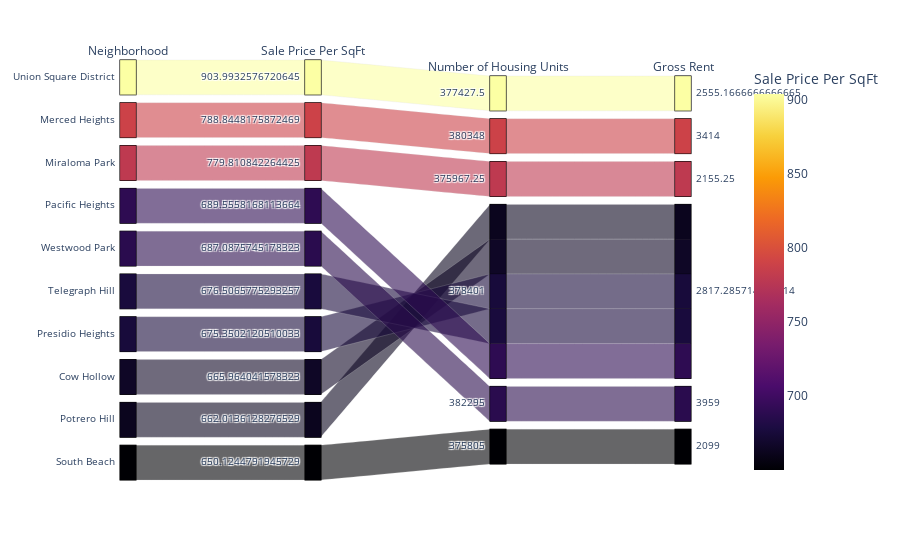

Notebook code cell kept with this figure:
### Code cell
# Parallel Categories Plot
# YOUR CODE HERE!
parallel_categories = px.parallel_categories(
sfo_average_by_neighborhood_descending[:10].reset_index(),
dimensions=["neighborhood", "sale_price_sqr_foot", "housing_units", "gross_rent"],
color="sale_price_sqr_foot",
color_continuous_scale=px.colors.sequential.Inferno,
labels={
    "neighborhood": "Neighborhood",
    "sale_price_sqr_foot": "Sale Price Per SqFt",
    "housing_units": "Number of Housing Units",
    "gross_rent": "Gross Rent",
},
)
parallel_categories

### Figure 1 — Plotly figure (JSON) as saved in the notebook; plotly's stock layout.template omitted (floating-point values rounded to 4 significant figures)
{"data": [{"dimensions": [{"label": "Neighborhood", "values": ["Union Square District", "Merced Heights", "Miraloma Park", "Pacific Heights", "Westwood Park", "Telegraph Hill", "Presidio Heights", "Cow Hollow", "Potrero Hill", "South Beach"]}, {"label": "Sale Price Per SqFt", "values": [904.0, 788.8, 779.8, 689.6, 687.1, 676.5, 675.4, 666.0, 662.0, 650.1]}, {"label": "Number of Housing Units", "values": [377400.0, 380348, 376000.0, 378401, 382295, 378401, 378401, 378401, 378401, 375805]}, {"label": "Gross Rent", "values": [2555.0, 3414, 2155.0, 2817.0, 3959, 2817.0, 2817.0, 2817.0, 2817.0, 2099]}], "domain": {"x": [0, 1], "y": [0, 1]}, "line": {"color": [904.0, 788.8, 779.8, 689.6, 687.1, 676.5, 675.4, 666.0, 662.0, 650.1], "coloraxis": "coloraxis"}, "name": "", "type": "parcats"}], "layout": {"autosize": true, "coloraxis": {"colorbar": {"title": {"text": "Sale Price Per SqFt"}}, "colorscale": [[0, "#000004"], [0.1111, "#1b0c41"], [0.2222, "#4a0c6b"], [0.3333, "#781c6d"], [0.4444, "#a52c60"], [0.5556, "#cf4446"], [0.6667, "#ed6925"], [0.7778, "#fb9b06"], [0.8889, "#f7d13d"], [1, "#fcffa4"]]}, "legend": {"tracegroupgap": 0}, "margin": {"t": 60}}}
